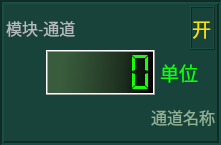
<?xml version="1.0" encoding="UTF-8"?>
<ui version="4.0">
 <class>ShowNum</class>
 <widget class="QFrame" name="ShowNum">
  <property name="geometry">
   <rect>
    <x>0</x>
    <y>0</y>
    <width>221</width>
    <height>145</height>
   </rect>
  </property>
  <property name="sizePolicy">
   <sizepolicy hsizetype="Fixed" vsizetype="Fixed">
    <horstretch>0</horstretch>
    <verstretch>0</verstretch>
   </sizepolicy>
  </property>
  <property name="windowTitle">
   <string>Frame</string>
  </property>
  <property name="styleSheet">
   <string notr="true">background-color:rgb(23, 67, 58)</string>
  </property>
  <property name="frameShape">
   <enum>QFrame::Box</enum>
  </property>
  <property name="frameShadow">
   <enum>QFrame::Sunken</enum>
  </property>
  <property name="lineWidth">
   <number>2</number>
  </property>
  <property name="midLineWidth">
   <number>0</number>
  </property>
  <layout class="QVBoxLayout" name="verticalLayout">
   <property name="spacing">
    <number>0</number>
   </property>
   <property name="leftMargin">
    <number>2</number>
   </property>
   <property name="topMargin">
    <number>2</number>
   </property>
   <property name="rightMargin">
    <number>2</number>
   </property>
   <property name="bottomMargin">
    <number>2</number>
   </property>
   <item>
    <layout class="QVBoxLayout" name="verticalLayout_2">
     <item>
      <layout class="QHBoxLayout" name="horizontalLayout_2">
       <item>
        <widget class="QLabel" name="title">
         <property name="font">
          <font>
           <pointsize>12</pointsize>
          </font>
         </property>
         <property name="styleSheet">
          <string notr="true">color:rgb(180, 185, 191)</string>
         </property>
         <property name="text">
          <string>模块-通道</string>
         </property>
         <property name="alignment">
          <set>Qt::AlignLeading|Qt::AlignLeft|Qt::AlignVCenter</set>
         </property>
        </widget>
       </item>
       <item>
        <spacer name="horizontalSpacer_3">
         <property name="orientation">
          <enum>Qt::Horizontal</enum>
         </property>
         <property name="sizeHint" stdset="0">
          <size>
           <width>40</width>
           <height>20</height>
          </size>
         </property>
        </spacer>
       </item>
       <item>
        <widget class="QLabel" name="onoff">
         <property name="font">
          <font>
           <pointsize>14</pointsize>
          </font>
         </property>
         <property name="styleSheet">
          <string notr="true">color:rgb(247, 227, 11)</string>
         </property>
         <property name="frameShape">
          <enum>QFrame::Box</enum>
         </property>
         <property name="frameShadow">
          <enum>QFrame::Raised</enum>
         </property>
         <property name="text">
          <string>开</string>
         </property>
         <property name="alignment">
          <set>Qt::AlignRight|Qt::AlignTrailing|Qt::AlignVCenter</set>
         </property>
         <property name="wordWrap">
          <bool>false</bool>
         </property>
         <property name="margin">
          <number>5</number>
         </property>
         <property name="indent">
          <number>2</number>
         </property>
        </widget>
       </item>
      </layout>
     </item>
     <item>
      <layout class="QHBoxLayout" name="horizontalLayout">
       <item>
        <spacer name="horizontalSpacer">
         <property name="orientation">
          <enum>Qt::Horizontal</enum>
         </property>
         <property name="sizeHint" stdset="0">
          <size>
           <width>40</width>
           <height>20</height>
          </size>
         </property>
        </spacer>
       </item>
       <item>
        <widget class="QLCDNumber" name="number">
         <property name="sizePolicy">
          <sizepolicy hsizetype="Expanding" vsizetype="Preferred">
           <horstretch>4</horstretch>
           <verstretch>4</verstretch>
          </sizepolicy>
         </property>
         <property name="styleSheet">
          <string notr="true">color:rgb(21, 255, 5);background-color:qlineargradient(spread:pad, x1:1, y1:0.46, x2:0, y2:0.432, stop:0 rgba(0, 0, 0, 255), stop:0.292135 rgba(29, 47, 31, 255), stop:0.573034 rgba(44, 72, 47, 255), stop:0.741573 rgba(52, 85, 55, 255), stop:0.853933 rgba(57, 93, 60, 255), stop:1 rgba(57, 93, 60, 255))</string>
         </property>
         <property name="segmentStyle">
          <enum>QLCDNumber::Flat</enum>
         </property>
        </widget>
       </item>
       <item>
        <spacer name="horizontalSpacer_2">
         <property name="orientation">
          <enum>Qt::Horizontal</enum>
         </property>
         <property name="sizeHint" stdset="0">
          <size>
           <width>5</width>
           <height>20</height>
          </size>
         </property>
        </spacer>
       </item>
       <item>
        <widget class="QLabel" name="unit">
         <property name="sizePolicy">
          <sizepolicy hsizetype="Minimum" vsizetype="Minimum">
           <horstretch>2</horstretch>
           <verstretch>2</verstretch>
          </sizepolicy>
         </property>
         <property name="font">
          <font>
           <pointsize>14</pointsize>
          </font>
         </property>
         <property name="styleSheet">
          <string notr="true">color:rgb(12, 255, 0)</string>
         </property>
         <property name="text">
          <string>单位</string>
         </property>
         <property name="alignment">
          <set>Qt::AlignLeading|Qt::AlignLeft|Qt::AlignVCenter</set>
         </property>
        </widget>
       </item>
      </layout>
     </item>
     <item>
      <widget class="QLabel" name="name">
       <property name="font">
        <font>
         <pointsize>12</pointsize>
        </font>
       </property>
       <property name="styleSheet">
        <string notr="true">color:rgb(142, 176, 148)</string>
       </property>
       <property name="text">
        <string>通道名称</string>
       </property>
       <property name="alignment">
        <set>Qt::AlignRight|Qt::AlignTrailing|Qt::AlignVCenter</set>
       </property>
      </widget>
     </item>
    </layout>
   </item>
  </layout>
 </widget>
 <resources/>
 <connections/>
</ui>
